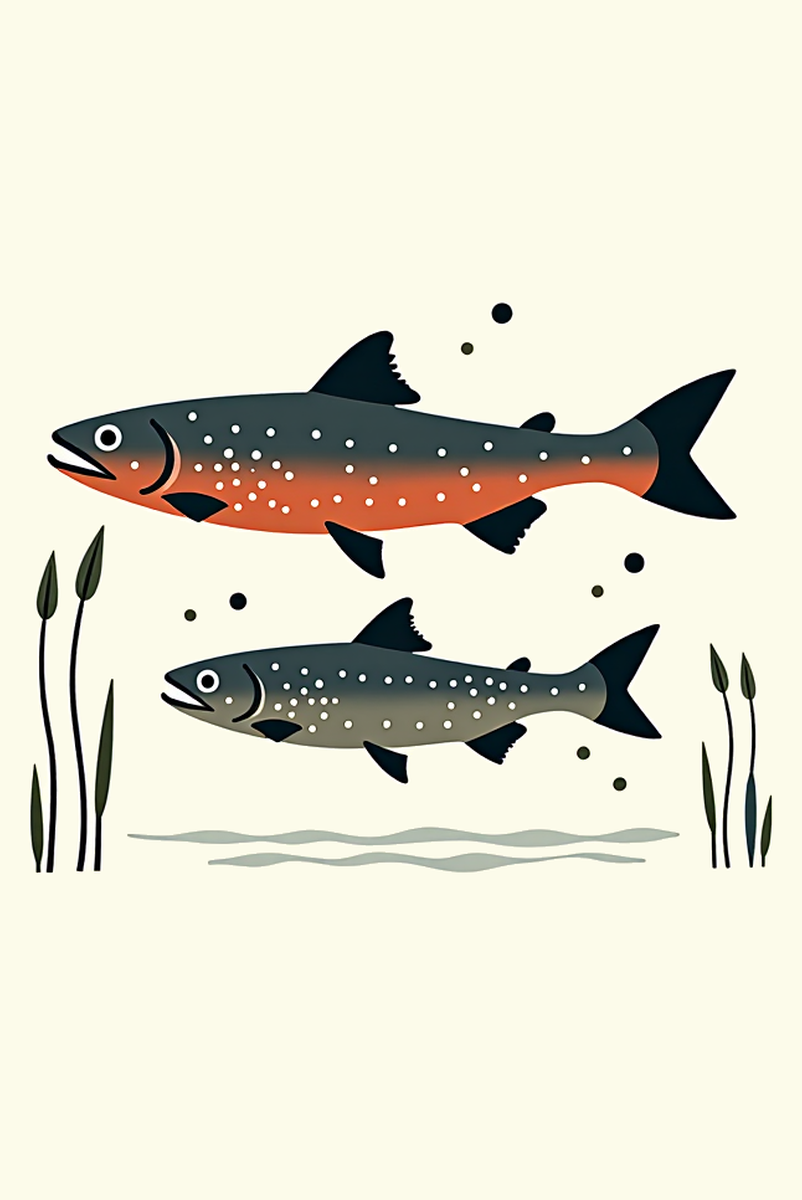
#> input picture src/assets/cards/art/alumni.png, 802 x 1200 px
$ python -i cut_pockets.py   (imports and definitions only)
#> lines starting #> are read from the running program, lines starting #| are printed output that depends on the picture; after the words box and inside, x2 and y2 are one past the last pixel; in counts of white or black regions, pixels touching at a corner belong together
### scripts/store_uploader/magnet_gallery.py
#!/usr/bin/env python3
"""
magnet_gallery.py — a drawing on the round magnet blank, the way the two live magnets look.

The blank in templates/magnet/ was derived from the photograph of the live Gaur magnet:
the disc wiped to its own paper, the studio shadow and the disc's edge shading kept. So a
new magnet sits in the same light as the two that are already on the shelf.

Layout, measured from the live pair: the park name in Josefin across the top of the disc,
the drawing centred under it, the whole print inside 80% of the disc so nothing runs to
the edge. The art is multiplied into the paper, not pasted, so the disc's shading survives.

  python3 magnet_gallery.py ART.png --name "Hemis" --out DIR
  python3 magnet_gallery.py 'folder/*.transparent.png' --names names.json --out DIR
  python3 magnet_gallery.py ART.png --shape square --out DIR    # a rounded square (24 Oct 2026); --shape rect is 3:2
"""
from __future__ import annotations
import argparse, glob, json, sys
from pathlib import Path
import numpy as np
from PIL import Image, ImageChops, ImageDraw, ImageFilter, ImageFont

HERE = Path(__file__).resolve().parent
TDIR = HERE / "templates" / "magnet"
FONT = HERE.parents[1] / "src" / "fonts" / "JosefinSans-Bold.ttf"
NAME_RGB = (214, 108, 46)     # the orange the live magnets use for the park name
TRACK = 0.115                 # letter-spacing as a fraction of the cap height: the store's label voice

# Proper one-word park names, the way the two live magnets already say "Pench" and "Gir".
PARKS = {
    "barasingha": "KANHA", "blackbuck": "VELAVADAR", "saltwater-crocodile": "RANGANATHITTU",
    "fishing-cat": "SUNDARBANS", "bengal-florican": "MANAS", "gaur": "PENCH",
    "asiatic-lion": "GIR", "gray-langur": "RANTHAMBORE", "peacock": "KEOLADEO",
    "indian-pitta": "TADOBA", "snow-leopard": "HEMIS", "raccoon": "",
    # 24 Oct 2026 additions: the park each render was COMPOSED for (Forge
    # brand/madhubani/animals.json), so the name on the magnet matches its habitat.
    "cheetah": "KGALAGADI", "secretary-bird": "TSAVO", "plains-zebra": "ETOSHA",
    "hippo": "CHOBE", "white-rhino": "KRUGER", "african-elephant": "AMBOSELI",
    "giraffe": "TARANGIRE", "lion": "SERENGETI", "grey-crowned-crane": "AKAGERA",
    "african-fish-eagle": "MURCHISON", "chinkara": "GIR", "sarus-crane": "KEOLADEO",
    "sloth-bear": "BANDHAVGARH", "red-panda": "NAMDAPHA", "indian-pangolin": "TADOBA",
    "indian-giant-squirrel": "ANAMALAI", "indian-skimmer": "KUTCH",
    "golden-langur": "MANAS",   # 24 Oct 2026 evening (Forge animals.json: manas, Assam)
}


# ── the blank, rebuilt at any size ──────────────────────────────────────────────
# Measured off the live Gaur magnet photograph (960x858, disc r=290 at 466,427):
#   wall 230 top-left falling to 220 bottom-right; light from the upper-left, so the
#   upper-left arc casts nothing and the right arc drops to 145 right at the edge and
#   recovers to the wall about 0.31r away. The disc's paper is 246,246,247.
# It is drawn, not upscaled, so a 3600 px magnet is genuinely 3600 px — no AI, no mush.
WALL = ((230, 229, 227), (221, 219, 216), (230, 229, 226), (220, 218, 214))   # TL TR BL BR
PAPER = (246, 246, 247)
SHADOW = {"dx": 0.085, "dy": 0.055, "blur": 0.098, "strength": 0.40}          # in units of r


# [19 lines left out: function plate, not called in this run]


def key_background(im: Image.Image, tol: int = 30) -> Image.Image:
#> called with tol = 30
    im = im.convert("RGBA")
    al = np.asarray(im.split()[-1])
#> al: shape (1200, 802); every value is 255
    # "transparent" files are not always transparent: some carry a cream card with a few
    # stray soft pixels, so min(alpha) alone says opaque when it is not. Key the card
    # whenever almost nothing is actually cut out.
    # Decide by the corners: a cut-out file has transparent corners. A file that is 2%
    # transparent somewhere but still sits on an opaque card (the gaur) was skipped by
    # the old whole-image test and plated with its card (24 Oct 2026).
    h_, w_ = al.shape
    if max(al[2, 2], al[2, w_ - 3], al[h_ - 3, 2], al[h_ - 3, w_ - 3]) < 16:
        # Transparent corners — but an opaque card can sit INSIDE a transparent margin
        # (the gaur). Look at the corners of what is left after trimming; if they are
        # opaque, key that card the same way.
        bb = im.split()[-1].point(lambda v: 255 if v >= 16 else 0).getbbox()
        if not bb:
            return im
        inner = im.crop(bb)
        ia = np.asarray(inner.split()[-1]); ih, iw = ia.shape
        if min(ia[2, 2], ia[2, iw - 3], ia[ih - 3, 2], ia[ih - 3, iw - 3]) < 200:
            return im
        flat = Image.new("RGBA", inner.size); flat.paste(inner.convert("RGB"))
        keyed = key_background(flat.convert("RGB"), tol)
        out = Image.new("RGBA", im.size, (0, 0, 0, 0)); out.paste(keyed, bb[:2])
        return out
    rgb = np.asarray(im.convert("RGB")).astype(np.int16); H, W = rgb.shape[:2]
    # The card's colour is the commonest colour round the border, not the median of the
    # four corners: a ground band that runs off the bottom (the gaur) put two of four
    # corners in red, the median landed between white and red, and nothing was keyed.
    border = np.concatenate([rgb[2, :], rgb[H - 3, :], rgb[:, 2], rgb[:, W - 3]])
    q = (border // 8).astype(np.int32)
    keys, counts = np.unique(q[:, 0] * 1024 + q[:, 1] * 32 + q[:, 2], return_counts=True)
#> keys = [32765]; counts = [4004]
    top = keys[counts.argmax()]
#> top = 32765
    corner = np.median(border[(q[:, 0] * 1024 + q[:, 1] * 32 + q[:, 2]) == top], axis=0)
#> corner = [252, 251, 234]
    near = np.abs(rgb - corner).max(axis=2) <= tol
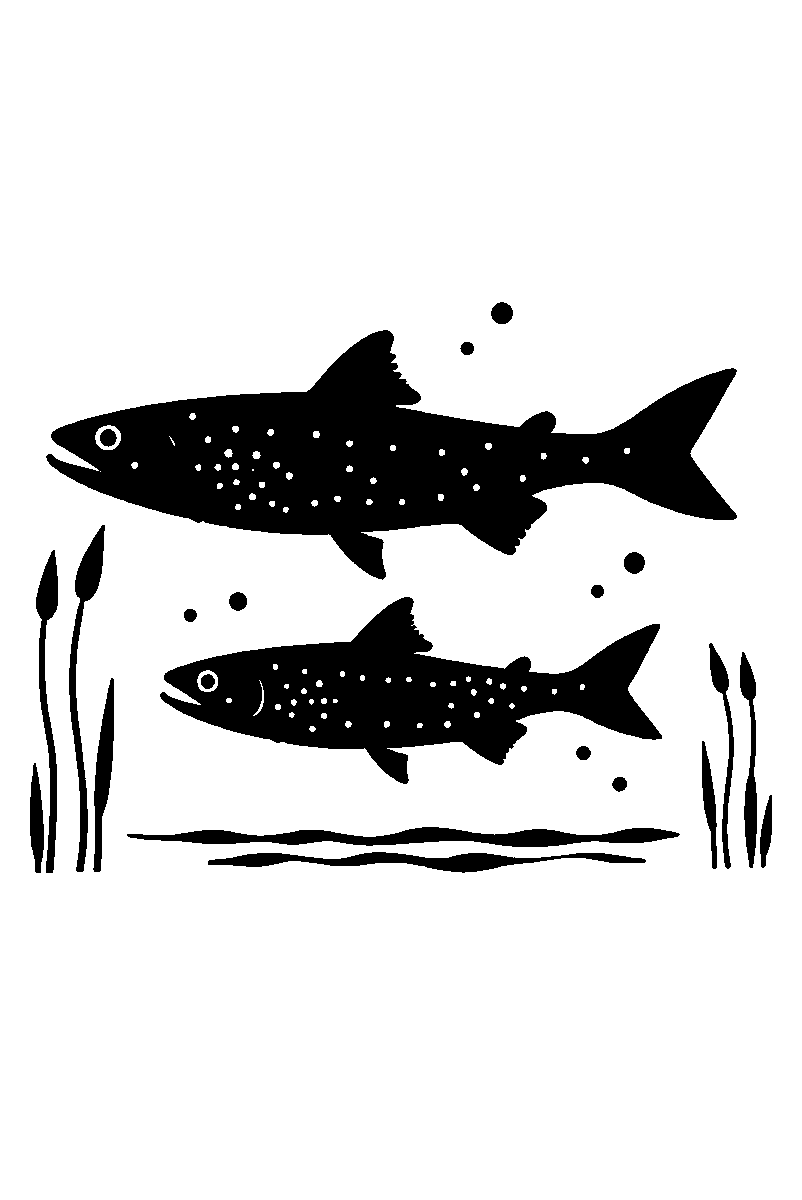
#> near: shape (1200, 802) bool; 85.3% white; 22 black regions, largest, box (x1, y1, x2, y2) and area: (46, 330, 737, 580) 75052, (160, 597, 662, 784) 40787, (127, 827, 680, 847) 5931
    small = im.convert("RGB").resize((512, int(512 * H / W)), Image.BILINEAR)
    for pt in ((1, 1), (small.width - 2, 1), (1, small.height - 2), (small.width - 2, small.height - 2)):
        ImageDraw.floodfill(small, pt, (255, 0, 255), thresh=tol)
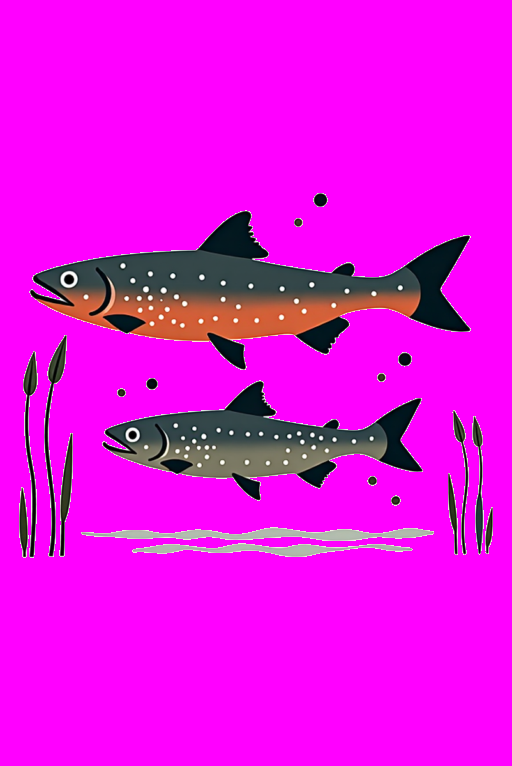
#> small: PIL image 512x766 RGB; mean R, G, B 230.1, 13.6, 227.4
    sm = np.asarray(small)
    reach = (sm[..., 0] > 200) & (sm[..., 1] < 60) & (sm[..., 2] > 200)
#> reach: shape (766, 512) bool; 84.4% white; 20 black regions, largest, box (x1, y1, x2, y2) and area: (29, 210, 471, 370) 31874, (102, 380, 423, 501) 17602, (81, 527, 434, 541) 2680
    reach = np.asarray(Image.fromarray(reach.astype(np.uint8) * 255).resize((W, H), Image.BILINEAR)) > 64
#> reach: shape (1200, 802) bool; 84.8% white; 20 black regions, largest, box (x1, y1, x2, y2) and area: (46, 329, 737, 579) 77347, (160, 596, 662, 784) 42529, (127, 826, 679, 847) 6062
    im.putalpha(Image.fromarray(np.where(near & reach, 0, 255).astype(np.uint8)).filter(ImageFilter.MinFilter(3)))
    return im


def trim(im: Image.Image) -> Image.Image:
    bb = im.split()[-1].getbbox()
    return im.crop(bb) if bb else im


# [136 lines left out: functions render, render_bleed, is_scene, diecut, not called in this run]


# ── the rectangle (24 Oct 2026) ────────────────────────────────────────────────
# The same plate as the disc — wall, light from the upper-left, cast shadow, paper —
# on a 3:2 card with rounded corners. A tall drawing (a secretary bird) gets the
# card on its end. Sizes are in units of s, half the card's short side, the way the
# disc's are in units of r.
RECT_RATIO = 1.5
RECT_RADIUS = 0.12          # corner radius, in units of s


# [116 lines left out: functions rect_box, rect_mask, rect_plate, _name_row, ring_clip, render_rect, not called in this run]


# ── the badge layout (24 Oct 2026, Rohan: "names … KEEP them outside", "TOO hugging
# borders. Space out gracefully") ─────────────────────────────────────────────────
# One rule for every magnet: the name lives on the paper, never on the artwork — on an
# arc along the top rim of a disc, straight across the top of a square — and the
# drawing is fitted by its actual inked pixels into a safe zone well inside the edge.
SAFE_ROUND = 0.70           # no ink beyond 70% of the disc's radius
NAME_ARC = 0.835            # the name's baseline circle, in units of r
SAFE_SQUARE = 0.16          # margin on every side of a square, in units of the half-side


# [149 lines left out: functions _ink_points, _prep_art, _arc_name, badge_face, render_badge, main, not called in this run]


# [2 lines that do not run on import are left out]

### scripts/store_uploader/cut_pockets.py
#!/usr/bin/env python3
"""
cut_pockets.py — a cut-out of a drawing on a card, with the card's enclosed pockets
removed too.

magnet_gallery.key_background floods the card in from the edges, so a pocket of card
the drawing closes off (between a langur's tail and legs, inside a pangolin's tail
curl) survives the key and prints as a cream or grey patch on the magnet's white paper
(24 Oct 2026). This keys those pockets as well: regions within --tol of the card colour,
larger than --min-area of the image, that the edge flood could not reach.

Opt-in, per file, and checked by eye: a pocket can be part of the drawing (the pale
lines between a skimmer's water strokes), so it is run only on files that need it.

  python3 cut_pockets.py ART.png OUT.transparent.png [--tol 12] [--min-area 0.002] [--preview P.jpg]
"""
from __future__ import annotations
import argparse, sys
from pathlib import Path
import numpy as np
from PIL import Image, ImageFilter
from scipy import ndimage

import magnet_gallery as mg


def card_colour(rgb: np.ndarray) -> np.ndarray:
    """The commonest colour round the border, the same rule as key_background."""
    border = np.concatenate([rgb[2, :], rgb[-3, :], rgb[:, 2], rgb[:, -3]])
    q = (border // 8).astype(np.int32); k = q[:, 0] * 1024 + q[:, 1] * 32 + q[:, 2]
    vals, cnt = np.unique(k, return_counts=True)
    return np.median(border[k == vals[cnt.argmax()]], axis=0)


def cut(art: Path, tol: int = 12, min_area: float = 0.002) -> tuple[Image.Image, np.ndarray]:
    keyed = mg.key_background(Image.open(art))
    rgb = np.asarray(Image.open(art).convert("RGB")).astype(np.int16)
    al = np.asarray(keyed.split()[-1]).astype(np.float32)
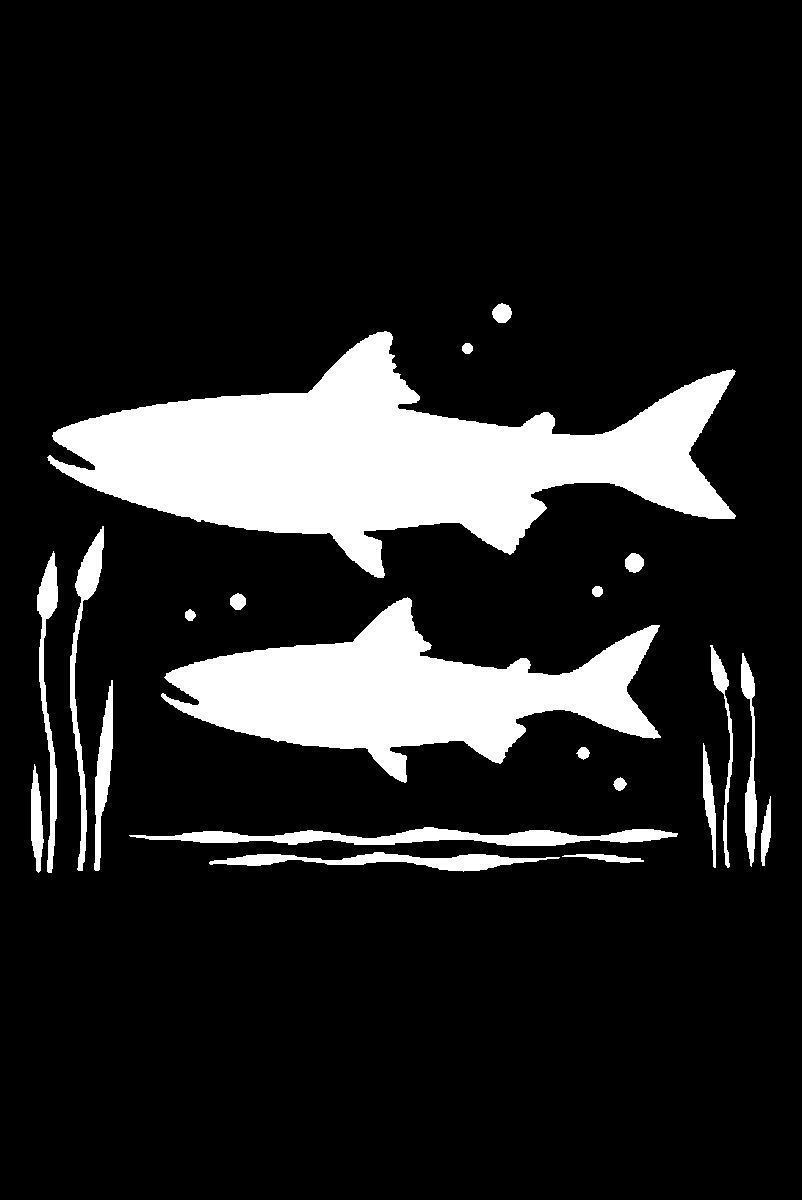
#> al: shape (1200, 802) float32; 14.2% white; 21 white regions, largest, box (x1, y1, x2, y2) and area: (47, 331, 736, 578) 74953, (161, 597, 661, 783) 40780, (129, 827, 678, 846) 4982
    card = card_colour(rgb)
#> in card_colour, `k = q[:, 0] * 1024 + q[:, 1] * 32 + q[:, 2]`: k = 4004 values from 32765 to 32765
#> in card_colour, `vals, cnt = np.unique(k, return_counts=True)`: vals = [32765]; cnt = [4004]
#> card = [252, 251, 234]
    dist = np.abs(rgb - card).max(axis=2)
    lab, n = ndimage.label((dist <= tol) & (al > 0))
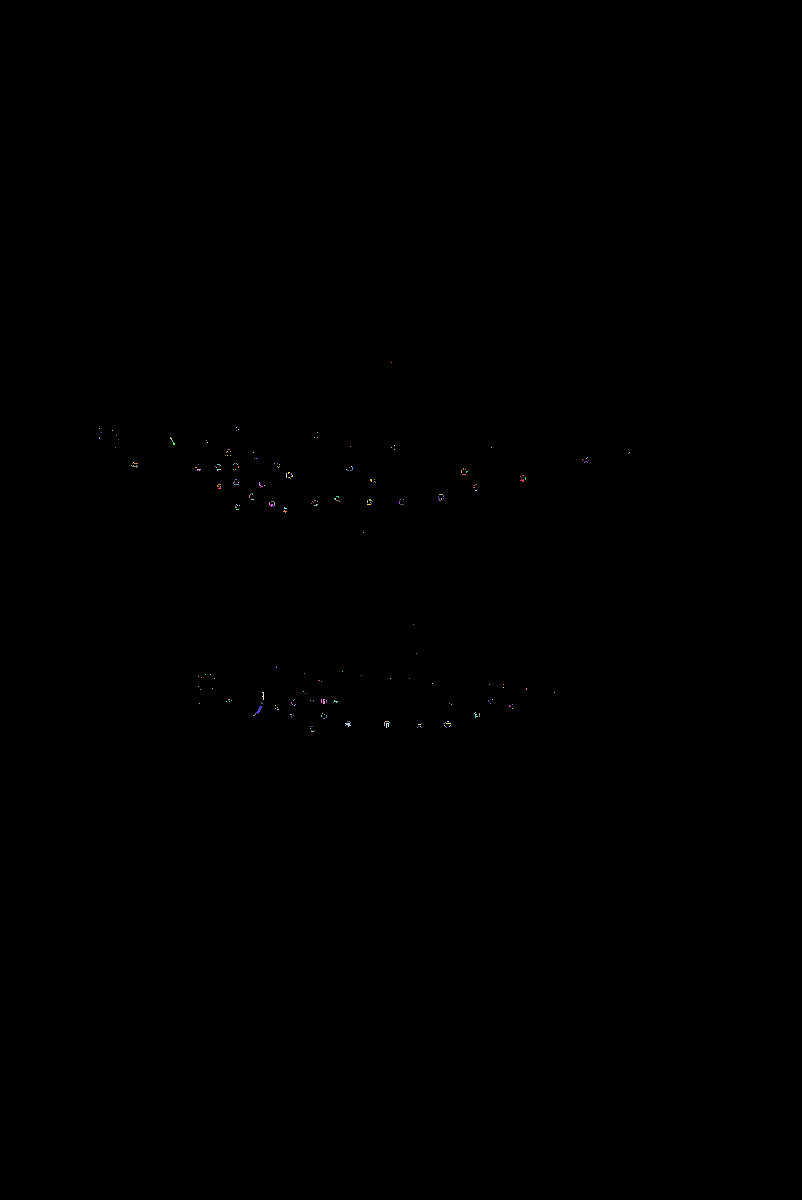
#> lab: shape (1200, 802) int32; 257 distinct labels, from 0 to 256; one colour per label, 0 black
#> n = 256
    sizes = ndimage.sum(np.ones_like(dist), lab, range(1, n + 1)) if n else np.array([])
#> sizes = 256 values, max 19 at index 210, min 1 at index 0, mean 2.08
    pockets = np.isin(lab, [i + 1 for i, s in enumerate(sizes) if s > rgb.shape[0] * rgb.shape[1] * min_area])
#> pockets: shape (1200, 802) bool; every value is 0
    # the pocket's anti-aliased rim: card-ish pixels just outside it go with it, faded by
    # how far they are from the card colour, as key_background fades its own edge
    rim = ndimage.binary_dilation(pockets, iterations=3) & ~pockets
    fade = np.clip((dist - tol) / 30.0, 0, 1)
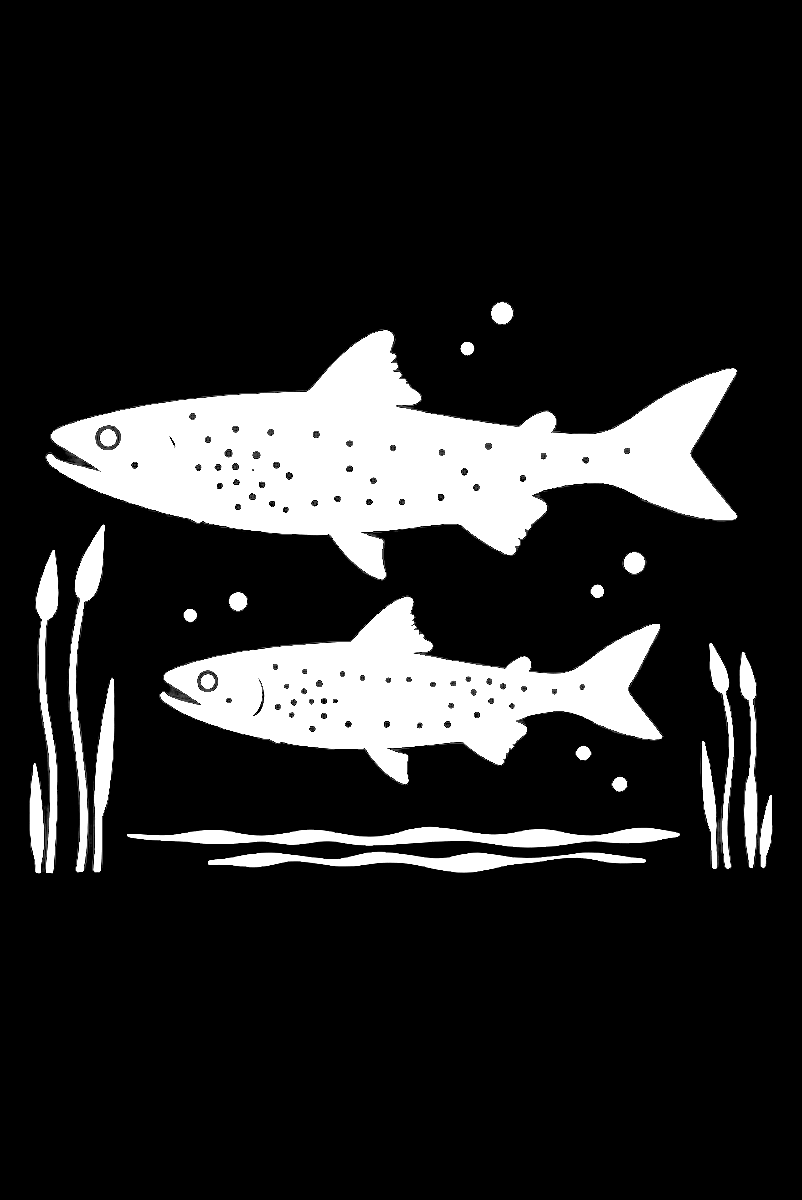
#> fade: shape (1200, 802) float64; min 0, max 1, mean 0.15
    al = np.where(pockets, 0, np.where(rim, al * np.maximum(fade, 0.0), al))
    out = keyed.copy(); out.putalpha(Image.fromarray(al.astype(np.uint8)))
    return out, pockets


# [17 lines left out: function main, not called in this run]


# [2 lines not run here, left out]

>>> result = cut('../../src/assets/cards/art/alumni.png')
